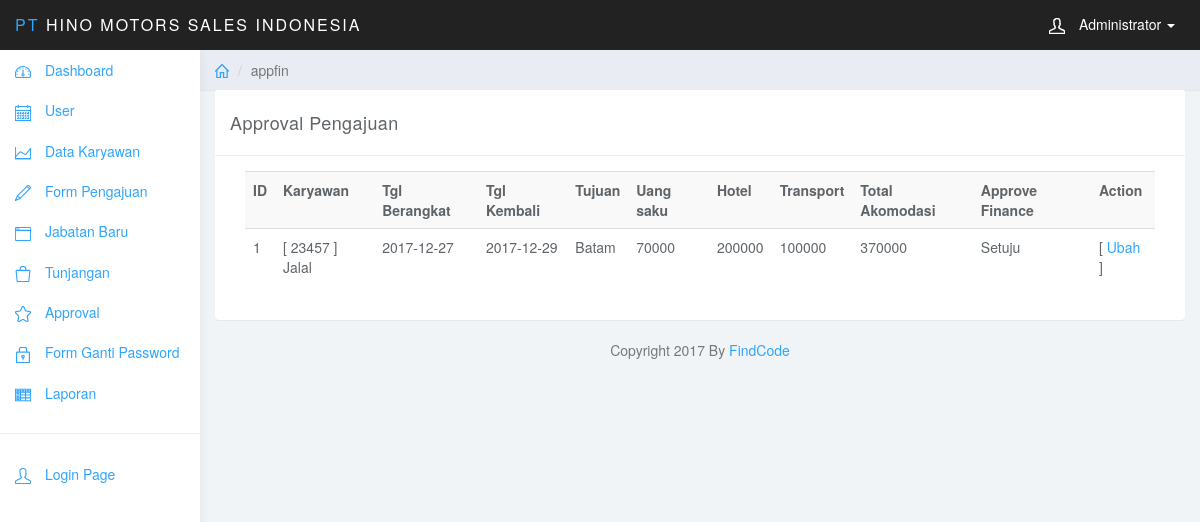
The app's page /index.php?page=appfin (signed in), older data.
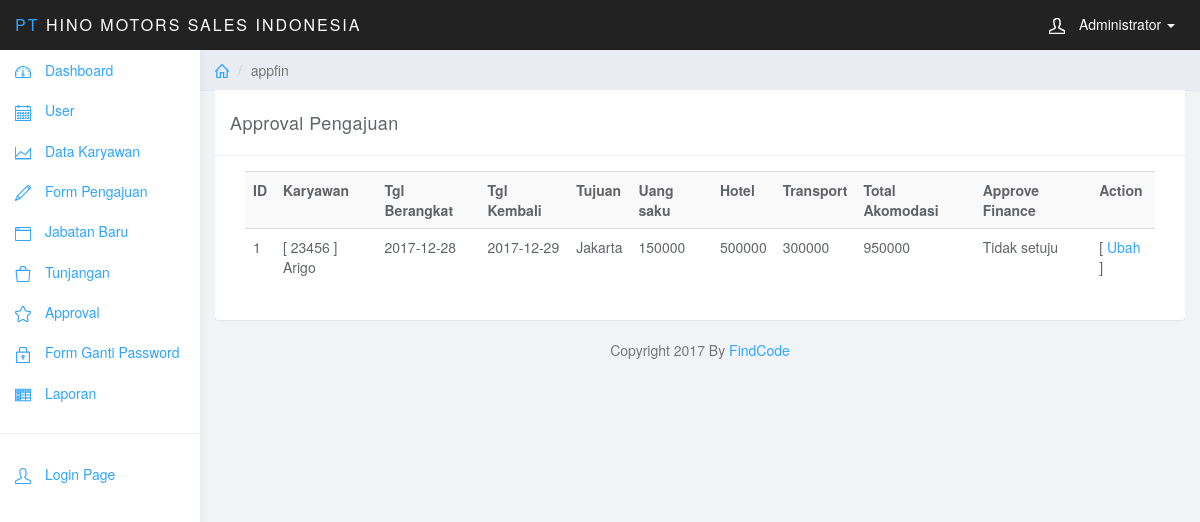
The same page, newer data.
### tables this page shows
CREATE TABLE IF NOT EXISTS `pengajuan_tb` (
`id` int(11) NOT NULL,
  `nik` int(20) NOT NULL,
  `tg_berangkat` date NOT NULL,
  `tg_pulang` date NOT NULL,
  `tujuan` varchar(255) NOT NULL,
  `u_saku` double NOT NULL,
  `u_hotel` double NOT NULL,
  `u_trans` double NOT NULL,
  `app_divhead` varchar(20) NOT NULL,
  `app_finance` varchar(20) NOT NULL,
  `CreatedDate` date DEFAULT NULL,
  `AppDateFin` date DEFAULT NULL,
  `AppDateDiv` date DEFAULT NULL,
  `AppFin` varchar(20) DEFAULT NULL,
  `AppDiv` varchar(20) DEFAULT NULL
);

CREATE TABLE IF NOT EXISTS `karyawan_tb` (
  `nik` int(20) NOT NULL,
  `nama` varchar(50) NOT NULL,
  `jabatan` int(11) NOT NULL,
  `divisi` varchar(20) NOT NULL
);

### page/appfin.php (the view)
<div class="panel panel-default">
    <div class="panel-heading">Approval Pengajuan</div>
    <div class="panel-body">
        <div class="col-sm-12">
            <div class="table-responsive">
                <table class="table table-striped">
                    <tr>
                        <th>ID</th>
                        <th>Karyawan</th>
                        <th>Tgl Berangkat</th>
                        <th>Tgl Kembali</th>
                        <th>Tujuan</th>
                        <th>Uang saku</th>
                        <th>Hotel</th>
                        <th>Transport</th>
						<th>Total Akomodasi</th>
                        <th>Approve Finance</th>
                        <th>Action</th>
                    </tr>
                    <?php
                    $r = $con->query("SELECT pengajuan_tb.*,karyawan_tb.nama,u_saku+u_hotel+u_trans as 'Akomodasi' FROM pengajuan_tb INNER JOIN karyawan_tb ON pengajuan_tb.nik = karyawan_tb.nik");
                    while ($rr = $r->fetch_array()) {
                    ?>
                    <tr>
                        <td><?php echo $rr['id'];?></td>
                        <td><?php echo "[ ".$rr['nik']." ] ".ucfirst($rr['nama']);?></td>
                        <td><?php echo $rr['tg_berangkat'];?></td>
                        <td><?php echo $rr['tg_pulang'];?></td>
                        <td><?php echo ucfirst($rr['tujuan']);?></td>
                        <td><?php echo $rr['u_saku'];?></td>
                        <td><?php echo $rr['u_hotel'];?></td>
                        <td><?php echo $rr['u_trans'];?></td>
						<td><?php echo $rr['Akomodasi'];?></td>
                        <td><?php echo ucfirst($rr['app_finance']);?></td>
                        <td>[<a href="index.php?page=approval2&id=<?php echo $rr['id']; ?>"> Ubah </a> ]</td>
                        <?php
                        }
                        ?>
                </table>
            </div>
        </div>
    </div>
</div>

Row changes from the older to the newer data that the page shows:
changed pengajuan_tb id 1: nik "23457" → "23456"; karyawan_tb.nama "Jalal" → "Arigo"; tg_berangkat "2017-12-27" → "2017-12-28"; tujuan "Batam" → "Jakarta"; u_saku "70000" → "150000"; u_hotel "200000" → "500000"; u_trans "100000" → "300000"; Akomodasi "370000" → "950000"; app_finance "Setuju" → "Tidak setuju"
